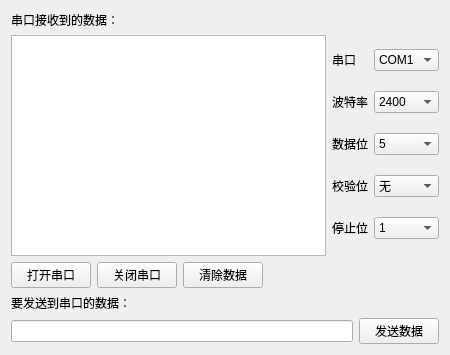
<?xml version="1.0" encoding="UTF-8"?>
<ui version="4.0">
 <class>ComSetDlgClass</class>
 <widget class="QWidget" name="ComSetDlgClass">
  <property name="windowModality">
   <enum>Qt::ApplicationModal</enum>
  </property>
  <property name="geometry">
   <rect>
    <x>0</x>
    <y>0</y>
    <width>450</width>
    <height>355</height>
   </rect>
  </property>
  <property name="windowTitle">
   <string>ComSetDlg</string>
  </property>
  <layout class="QGridLayout" name="gridLayout_5">
   <item row="0" column="0">
    <widget class="QLabel" name="label">
     <property name="sizePolicy">
      <sizepolicy hsizetype="Preferred" vsizetype="Fixed">
       <horstretch>0</horstretch>
       <verstretch>0</verstretch>
      </sizepolicy>
     </property>
     <property name="text">
      <string>&lt;html&gt;&lt;head/&gt;&lt;body&gt;&lt;p&gt;串口接收到的数据：&lt;/p&gt;&lt;/body&gt;&lt;/html&gt;</string>
     </property>
    </widget>
   </item>
   <item row="1" column="0" colspan="2">
    <layout class="QGridLayout" name="gridLayout_4">
     <item row="0" column="0">
      <widget class="QTextBrowser" name="textBrowserRecMsg"/>
     </item>
     <item row="0" column="1">
      <layout class="QGridLayout" name="gridLayout_2">
       <item row="0" column="0">
        <widget class="QLabel" name="label_3">
         <property name="sizePolicy">
          <sizepolicy hsizetype="Fixed" vsizetype="Preferred">
           <horstretch>0</horstretch>
           <verstretch>0</verstretch>
          </sizepolicy>
         </property>
         <property name="text">
          <string>串口</string>
         </property>
        </widget>
       </item>
       <item row="0" column="1">
        <widget class="QComboBox" name="portNameComboBox">
         <item>
          <property name="text">
           <string>COM1</string>
          </property>
         </item>
         <item>
          <property name="text">
           <string>COM2</string>
          </property>
         </item>
         <item>
          <property name="text">
           <string>COM3</string>
          </property>
         </item>
         <item>
          <property name="text">
           <string>COM4</string>
          </property>
         </item>
         <item>
          <property name="text">
           <string>COM5</string>
          </property>
         </item>
         <item>
          <property name="text">
           <string>COM6</string>
          </property>
         </item>
         <item>
          <property name="text">
           <string>COM7</string>
          </property>
         </item>
         <item>
          <property name="text">
           <string>COM8</string>
          </property>
         </item>
        </widget>
       </item>
       <item row="1" column="0">
        <widget class="QLabel" name="label_4">
         <property name="text">
          <string>波特率</string>
         </property>
        </widget>
       </item>
       <item row="1" column="1">
        <widget class="QComboBox" name="baudRateComboBox">
         <item>
          <property name="text">
           <string>2400</string>
          </property>
         </item>
         <item>
          <property name="text">
           <string>4800</string>
          </property>
         </item>
         <item>
          <property name="text">
           <string>9600</string>
          </property>
         </item>
         <item>
          <property name="text">
           <string>14400</string>
          </property>
         </item>
         <item>
          <property name="text">
           <string>19200</string>
          </property>
         </item>
         <item>
          <property name="text">
           <string>38400</string>
          </property>
         </item>
         <item>
          <property name="text">
           <string>56000</string>
          </property>
         </item>
        </widget>
       </item>
       <item row="2" column="0">
        <widget class="QLabel" name="label_5">
         <property name="text">
          <string>数据位</string>
         </property>
        </widget>
       </item>
       <item row="2" column="1">
        <widget class="QComboBox" name="dataBitsComboBox">
         <item>
          <property name="text">
           <string>5</string>
          </property>
         </item>
         <item>
          <property name="text">
           <string>6</string>
          </property>
         </item>
         <item>
          <property name="text">
           <string>7</string>
          </property>
         </item>
         <item>
          <property name="text">
           <string>8</string>
          </property>
         </item>
        </widget>
       </item>
       <item row="3" column="0">
        <widget class="QLabel" name="label_6">
         <property name="text">
          <string>校验位</string>
         </property>
        </widget>
       </item>
       <item row="3" column="1">
        <widget class="QComboBox" name="parityComboBox">
         <item>
          <property name="text">
           <string>无</string>
          </property>
         </item>
         <item>
          <property name="text">
           <string>奇</string>
          </property>
         </item>
         <item>
          <property name="text">
           <string>偶</string>
          </property>
         </item>
        </widget>
       </item>
       <item row="4" column="0">
        <widget class="QLabel" name="label_7">
         <property name="text">
          <string>停止位</string>
         </property>
        </widget>
       </item>
       <item row="4" column="1">
        <widget class="QComboBox" name="stopBitsComboBox">
         <item>
          <property name="text">
           <string>1</string>
          </property>
         </item>
         <item>
          <property name="text">
           <string>2</string>
          </property>
         </item>
        </widget>
       </item>
      </layout>
     </item>
    </layout>
   </item>
   <item row="2" column="0">
    <layout class="QGridLayout" name="gridLayout_3">
     <item row="0" column="0">
      <widget class="QPushButton" name="btnOpenCom">
       <property name="sizePolicy">
        <sizepolicy hsizetype="Preferred" vsizetype="Fixed">
         <horstretch>0</horstretch>
         <verstretch>0</verstretch>
        </sizepolicy>
       </property>
       <property name="text">
        <string>打开串口</string>
       </property>
      </widget>
     </item>
     <item row="0" column="1">
      <widget class="QPushButton" name="btnCloseCom">
       <property name="sizePolicy">
        <sizepolicy hsizetype="Preferred" vsizetype="Fixed">
         <horstretch>0</horstretch>
         <verstretch>0</verstretch>
        </sizepolicy>
       </property>
       <property name="text">
        <string>关闭串口</string>
       </property>
      </widget>
     </item>
     <item row="0" column="2">
      <widget class="QPushButton" name="btnClearMsg">
       <property name="sizePolicy">
        <sizepolicy hsizetype="Preferred" vsizetype="Fixed">
         <horstretch>0</horstretch>
         <verstretch>0</verstretch>
        </sizepolicy>
       </property>
       <property name="text">
        <string>清除数据</string>
       </property>
      </widget>
     </item>
    </layout>
   </item>
   <item row="2" column="1">
    <spacer name="horizontalSpacer">
     <property name="orientation">
      <enum>Qt::Horizontal</enum>
     </property>
     <property name="sizeHint" stdset="0">
      <size>
       <width>184</width>
       <height>20</height>
      </size>
     </property>
    </spacer>
   </item>
   <item row="3" column="0">
    <widget class="QLabel" name="label_2">
     <property name="sizePolicy">
      <sizepolicy hsizetype="Preferred" vsizetype="Fixed">
       <horstretch>0</horstretch>
       <verstretch>0</verstretch>
      </sizepolicy>
     </property>
     <property name="text">
      <string>要发送到串口的数据：</string>
     </property>
    </widget>
   </item>
   <item row="4" column="0" colspan="2">
    <layout class="QGridLayout" name="gridLayout">
     <item row="0" column="0">
      <widget class="QLineEdit" name="lineEditSendMsg"/>
     </item>
     <item row="0" column="1">
      <widget class="QPushButton" name="btnSendMsg">
       <property name="sizePolicy">
        <sizepolicy hsizetype="Preferred" vsizetype="Fixed">
         <horstretch>0</horstretch>
         <verstretch>0</verstretch>
        </sizepolicy>
       </property>
       <property name="text">
        <string>发送数据</string>
       </property>
      </widget>
     </item>
    </layout>
   </item>
  </layout>
 </widget>
 <resources/>
 <connections/>
</ui>
